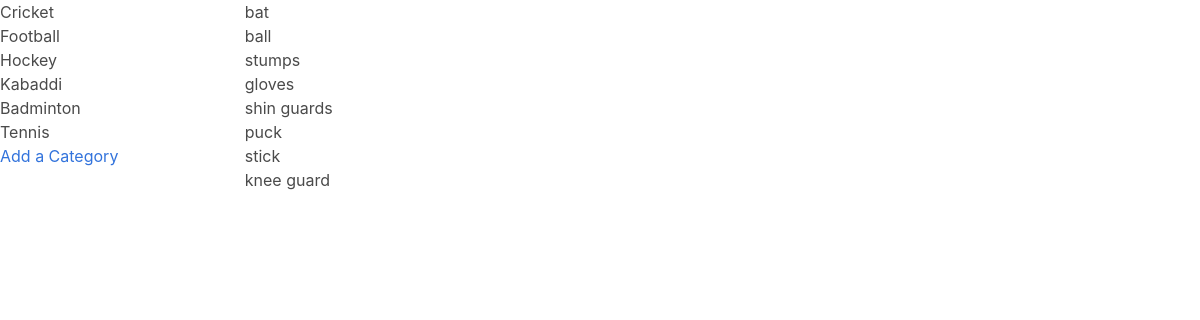
Page /hello on the committed database.
### dbsetup.py (models this page shows)
class Category(Base):
    __tablename__ = 'category'
    id = Column(Integer, primary_key=True)
    name = Column(String(250), nullable=False)
    user_id = Column(Integer, ForeignKey('User.id'))
    user = relationship(User)

class catItem(Base):
    __tablename__ = 'catItem'
    name = Column(String(80), nullable=False)
    id = Column(Integer, primary_key=True)
    description = Column(String(250))
    updated_ts = Column(DateTime, default=datetime.utcnow())
    category_id = Column(Integer, ForeignKey('category.id'))
    user_id = Column(Integer, ForeignKey('User.id'))
    user = relationship(User)
    category = relationship(Category)

### project.py (the view)
@app.route('/')
@app.route('/hello')
def HelloWorld():
    categories = session.query(Category).all()
    items = session.query(catItem).order_by(catItem.updated_ts.desc()).all()
    return render_template('mainmenu.html', categories = categories, items = items)

### templates/mainmenu.html (shortened to what this page needs)
<!DOCTYPE html>
<html lang="en">
  <head>
    <link rel="stylesheet" href= "{{ url_for('static',filename='styles/css/bulma.css') }}">
    <link rel="stylesheet" href= "{{ url_for('static',filename='styles/css/bulma.css') }}">
    <link rel="stylesheet" href="https://maxcdn.bootstrapcdn.com/font-awesome/4.7.0/css/font-awesome.min.css">
  </head>
  <body>
    <div class="columns">
    <div class="column is-one-fifth">
      {% for category in categories :%}
      <p>{{category.name}}</p>
      {% endfor %}
<a href="{{url_for('addCategory')}}">Add a Category</a>
    </div>
    <div class="column">
      {% for item in items : %}
      <p>
      {{item.name}}
      </p>
      {% endfor %}
    </div>
  </div>
  </body>
</html>

### rows in the picture
Category: name "Cricket"
Category: name "Football"
Category: name "Hockey"
Category: name "Kabaddi"
Category: name "Badminton"
Category: name "Tennis"
catItem: name "bat"
catItem: name "ball"
catItem: name "stumps"
catItem: name "gloves"
catItem: name "shin guards"
catItem: name "puck"
catItem: name "stick"
catItem: name "knee guard"
